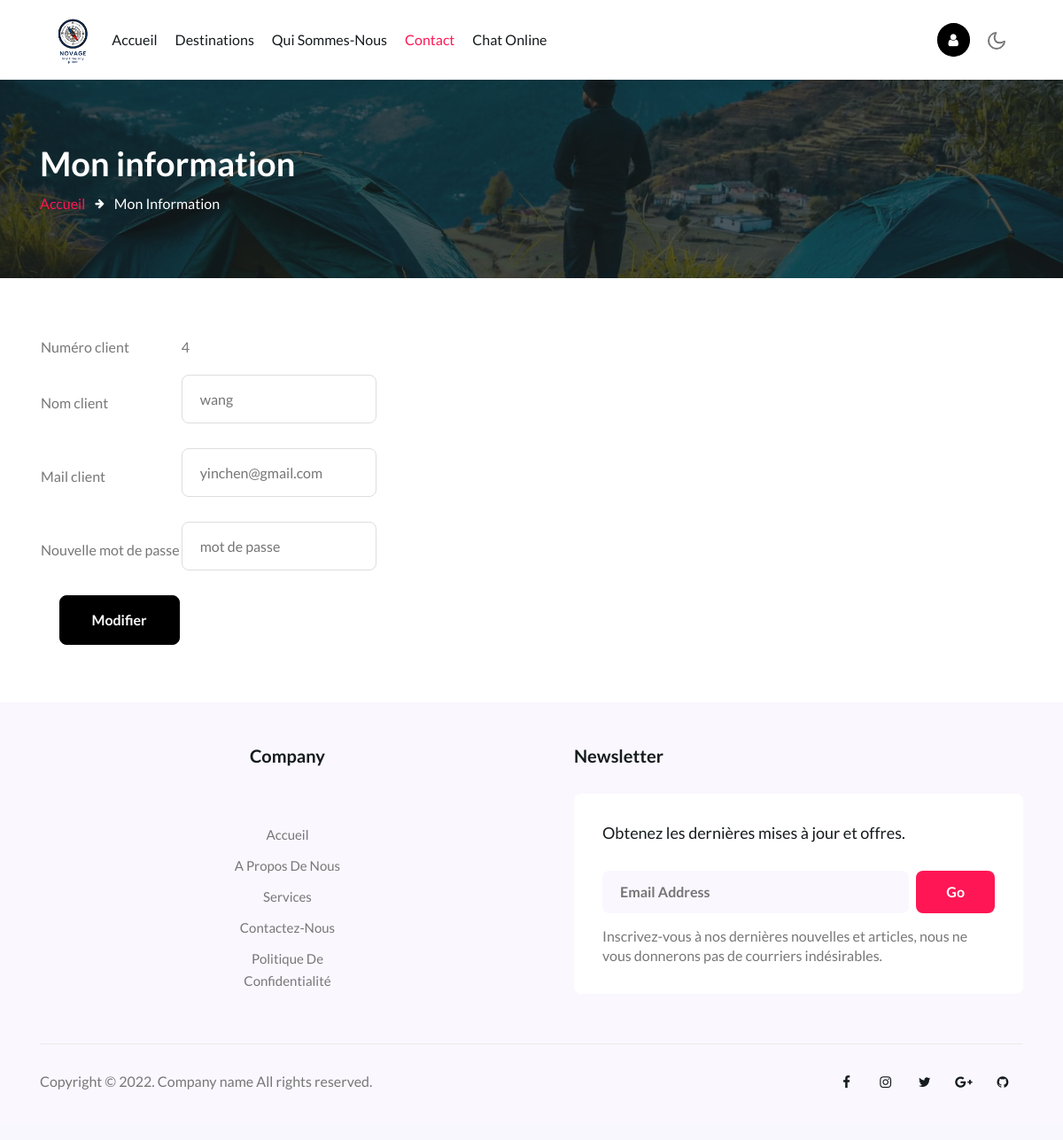
The app's page /info (signed in) with its own data.
### tables this page shows
CREATE TABLE Utilisateur (
idUti INTEGER NOT NULL PRIMARY KEY, 
pseudo VARCHAR(50) NOT NULL, 
mailUti VARCHAR(50) NOT NULL, 
mdpUti VARCHAR(50) NOT NULL
);

### test.py (the view, shortened to what this page needs)
@app.route('/info', methods=['GET', 'POST'])
def monInfo_page():
    if request.method == "GET":
        con = connection()
        query = f'''select * from utilisateur where mailUti="{session["username"]}"'''
        info_personne = select_donne(con, query)
        print(info_personne)
        return render_template('infos.html', info=info_personne)

### test.py (called while the page is built)
def connection():
    if not os.path.exists('db/novage_db.sqlite3'):
        print(f"Le fichier {'db/novage_db.sqlite3'} n'existe pas")
        connection = None
    else:
        try:
            connection = sqlite3.connect('db/novage_db.sqlite3')
            print("Connection to SQLite réussi")
        except OSError as e:
            print(f"The error {e} occured")
    return connection

def select_donne(connect, query):
    cursor = connect.cursor()
    try:
        cursor.execute(query)
    except EOFError as e:
        print("Error execute query!")
    result = cursor.fetchall()
    connect.close()
    return result

### templates/infos.html (shortened to what this page needs)
{% extends "layout_contenu.html" %}
{% block page_active4 %}active{% endblock %}
{% block sous_title%}Mon information{% endblock %}
{% block lien %}index.html{% endblock %}
{% block last_page %}Accueil{% endblock %}
{% block current_page %}Mon information{% endblock %}
{% block bar %}
<section class="w3l-contact" id="contact">
  <div class="contact-infubd py-5">
    <div class="container py-lg-3">
      <div class="contact-grids row">
        <div class="col-lg-6 mt-lg-0 mt-5 contact-right">
          <form method="post" class="signin-form">
              <table>
                  <tr>
                      <td><div class="form-group">
                            <p>Numéro client</p>
                            </div>
                      </td>
                      <td><div class="form-group">
                            <p>{{ info[0][0] }}</p>
                            </div>
                      </td>
                  </tr>
                  <tr>
                      <td><div class="form-group">
                            <p>Nom client</p>
                            </div>
                      </td>
                      <td><div class="form-group">
                            <p><input type="text" name="username" id="username" placeholder="{{ info[0][1] }}" class="contact-input" /></p>
                            </div>
                      </td>
                  </tr>
                  <tr>
                      <td><div class="form-group">
                            <p>Mail client</p>
                            </div>
                      </td>
                      <td><div class="form-group">
                            <p><input type="email" name="userEmail" id="userEmail" placeholder="{{ info[0][2] }}" class="contact-input" /></p>
                            </div>
                      </td>
                  </tr>
                  <tr>
                      <td><div class="form-group">
                            <p>Nouvelle mot de passe</p>
                            </div>
                      </td>
                      <td><div class="form-group">
                            <p><input type="password" name="newpwd" id="newpwd" placeholder="mot de passe" class="contact-input" /></p>
                            </div>
                      </td>
                  </tr>
                  <tr>
                      <td>
                      <div class="text-right">
                        <button class="btn btn-style btn-primary">Modifier</button>
                      </div>
                      </td>
                  </tr>
              </table>
          </form>
        </div>
      </div>
    </div>
  </div>
</section>
{% endblock %}

### records on screen
Utilisateur: idUti "4", username "wang", userEmail "yinchen@gmail.com"
